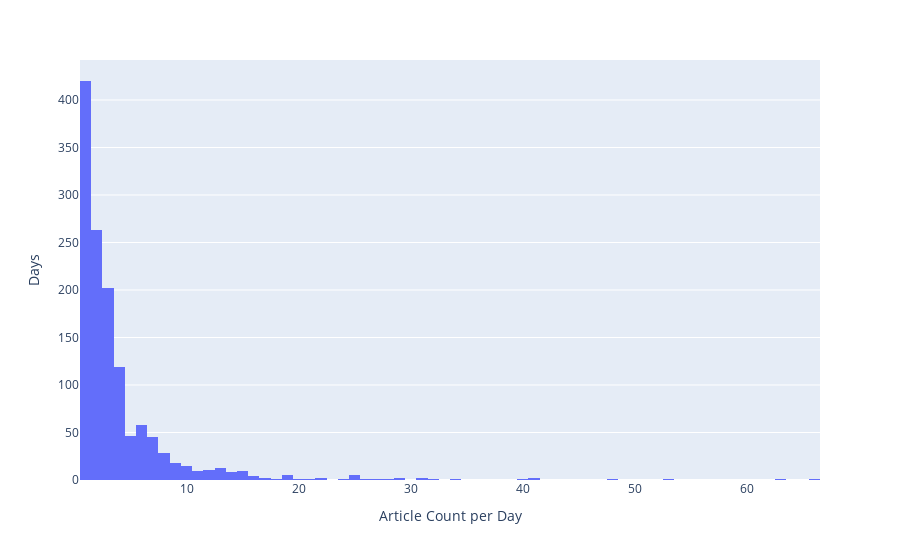

The notebook cell saved with this chart:
### Code cell
#Histogram of article counts per day
fig = px.histogram(Nvd_counts, x="Article Count",  labels={"Article Count": "Article Count per Day"})
fig.update_layout(yaxis_title="Days")
fig.show()

### Figure 1 — Plotly figure (JSON) as saved in the notebook; plotly's stock layout.template omitted (floating-point values rounded to 4 significant figures; data arrays with more than 128 entries replaced by an {"elided": "..."} marker saying what was removed)
{"data": [{"alignmentgroup": "True", "bingroup": "x", "hovertemplate": "Article Count per Day=%{x}<br>count=%{y}<extra></extra>", "legendgroup": "", "marker": {"color": "#636efa", "pattern": {"shape": ""}}, "name": "", "offsetgroup": "", "orientation": "v", "showlegend": false, "type": "histogram", "x": {"elided": "1303 int values"}, "xaxis": "x", "yaxis": "y"}], "layout": {"barmode": "relative", "legend": {"tracegroupgap": 0}, "margin": {"t": 60}, "xaxis": {"anchor": "y", "domain": [0, 1], "title": {"text": "Article Count per Day"}}, "yaxis": {"anchor": "x", "domain": [0, 1], "title": {"text": "Days"}}}}
